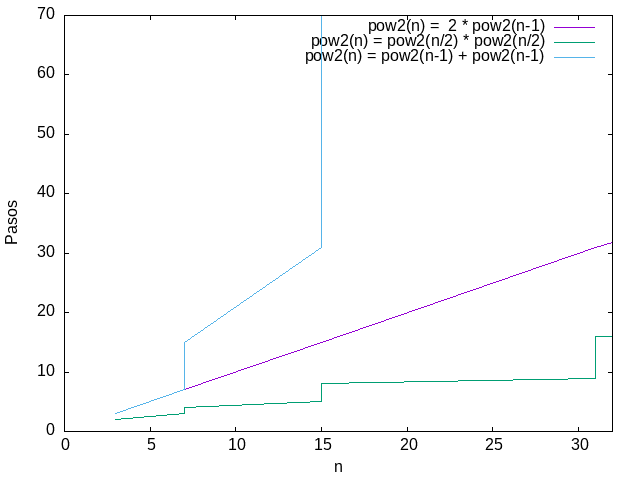

gnuplot code for this plot:
#Adrián Berenguer Agulló, 74445262N

set terminal png
set xrange [0:32]
set yrange [0:70]
set output "pow2.png"

set xlabel "n"
set ylabel "Pasos"

plot "pow2.steps" using 1:1 with lines title "pow2(n) =  2 * pow2(n-1)",\
     "pow2.steps" using 1:2 with lines title "pow2(n) = pow2(n/2) * pow2(n/2)",\
     "pow2.steps" using 1:3 with lines title "pow2(n) = pow2(n-1) + pow2(n-1)",\
